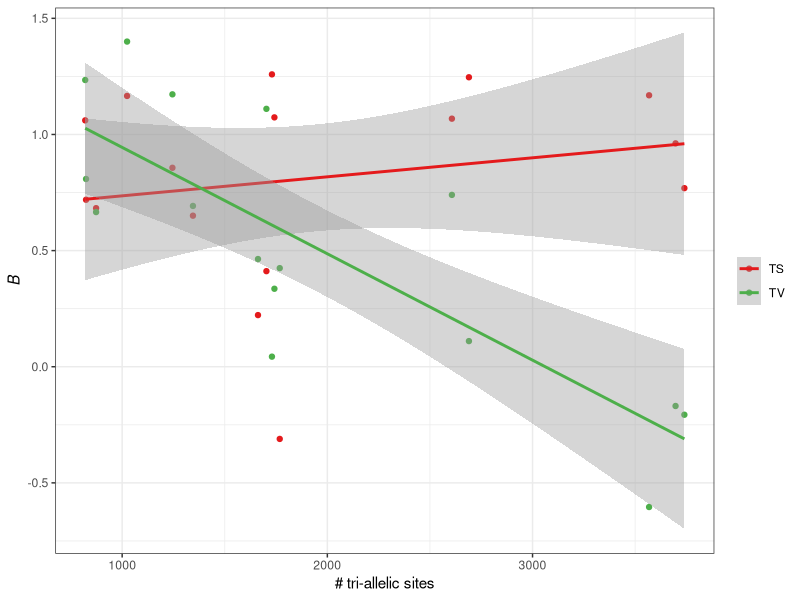

Here is the R script that generated this plot:
library(ggplot2)

## load data
data <- read.table("fig6.txt", header = T, sep = "\t")

## plot
f6 <- ggplot(data, aes(x=countTri,y=B, col=mType))+geom_point()+geom_smooth(method="lm") + theme_bw() + theme(legend.title = element_blank()) + 
      xlab("# tri-allelic sites") + ylab(expression(italic(B)))+scale_color_manual(values = c("#e41a1c","#4daf4a")) 

ggsave("fig6.pdf",f6, width=11, height=6.5, units = "cm")
